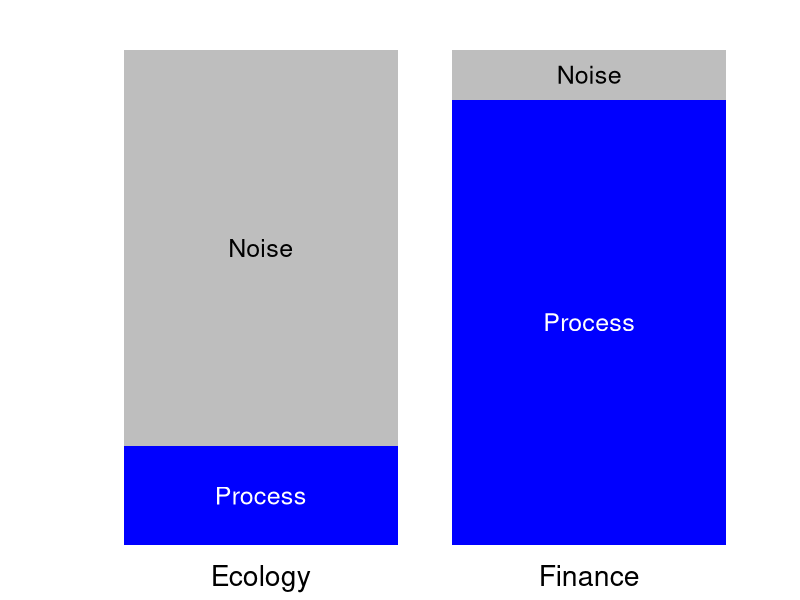
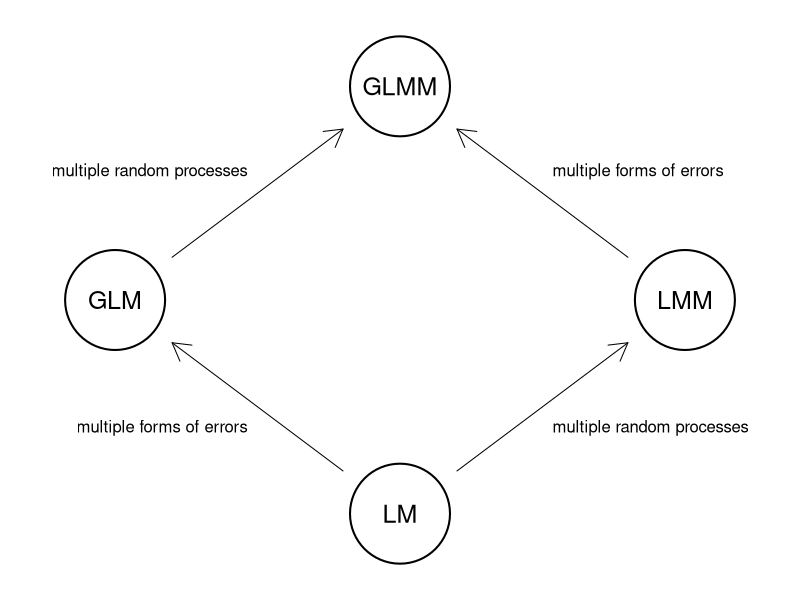

These figures' R source, in order:
## ---- chunk 1
knitr::opts_chunk$set(echo = FALSE)
## ---- chunk 2
dat <- matrix(c(20, 80, 90, 10), 2, 2)
par(mai = c(0.5, 1, 0.5, 0.5))
bp <- barplot(dat, las = 1, col = c("blue", "gray"), border = NA, axes = FALSE,
        ylab = "", names.arg = c("Ecology", "Finance"), cex.names = 1.7)
text(0.7, 10, adj = c(0.5, 0.5), "Process", col = "white", cex = 1.5)
text(0.7, 60, adj = c(0.5, 0.5), "Noise", col = "black", cex = 1.5)
text(1.9, 45, adj = c(0.5, 0.5), "Process", col = "white", cex = 1.5)
text(1.9, 95, adj = c(0.5, 0.5), "Noise", col = "black", cex = 1.5)
## ---- chunk 3
par(mai = rep(0, 4), omi = rep(0, 4), bg = NA)

## order: GLM, LM, GLMM, LMM
xx <- c(1, 2, 2, 3) * 10
yy <- c(2, 1, 3, 2) * 10

plot(c(7, 33), c(7, 33), type = "n", xlim = c(7, 33), ylim = c(7, 33),
     xaxt = "n", yaxt = "n", xlab = "", ylab = "",
     bty = "n")
symbols(xx, yy, circle = rep(2, 4), inches = 0.5, add = TRUE,
        lwd = 2, bg = "white")
text(xx, yy, c("GLM", "LM", "GLMM", "LMM"), cex = 1.5)
## from LM to GLM
arrows(xx[2]-2, yy[2]+2, xx[1]+2, yy[1]-2, length = 0.2)
text(15, 14, "multiple forms of errors", pos = 2)
## from LM to LMM
arrows(xx[2]+2, yy[2]+2, xx[4]-2, yy[4]-2, length = 0.2)
text(25, 14, "multiple random processes", pos = 4)
## from GLM to GLMM
arrows(xx[1]+2, yy[1]+2, xx[3]-2, yy[3]-2, length = 0.2)
text(15, 26, "multiple random processes", pos = 2)
## from LMM to GLMM
arrows(xx[4]-2, yy[4]+2, xx[3]+2, yy[3]-2, length = 0.2)
text(25, 26, "multiple forms of errors", pos = 4)
